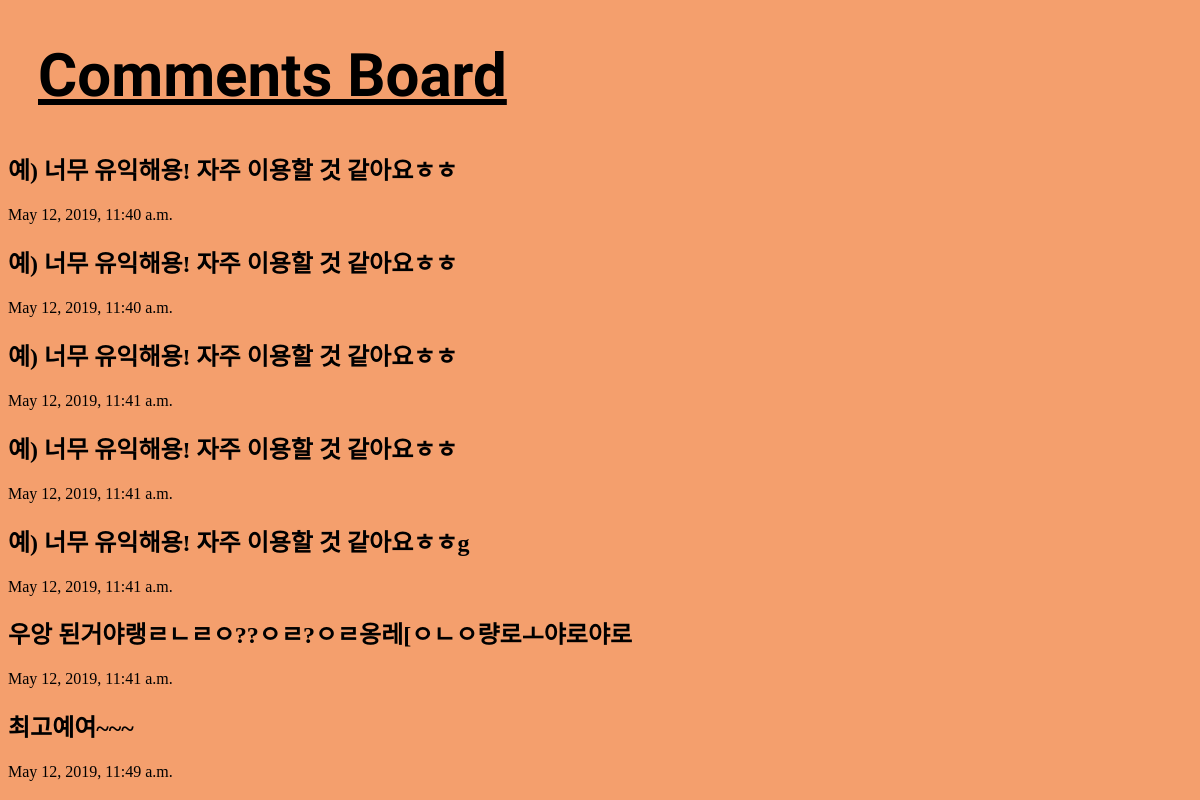
The app's page /com_list/, older data.
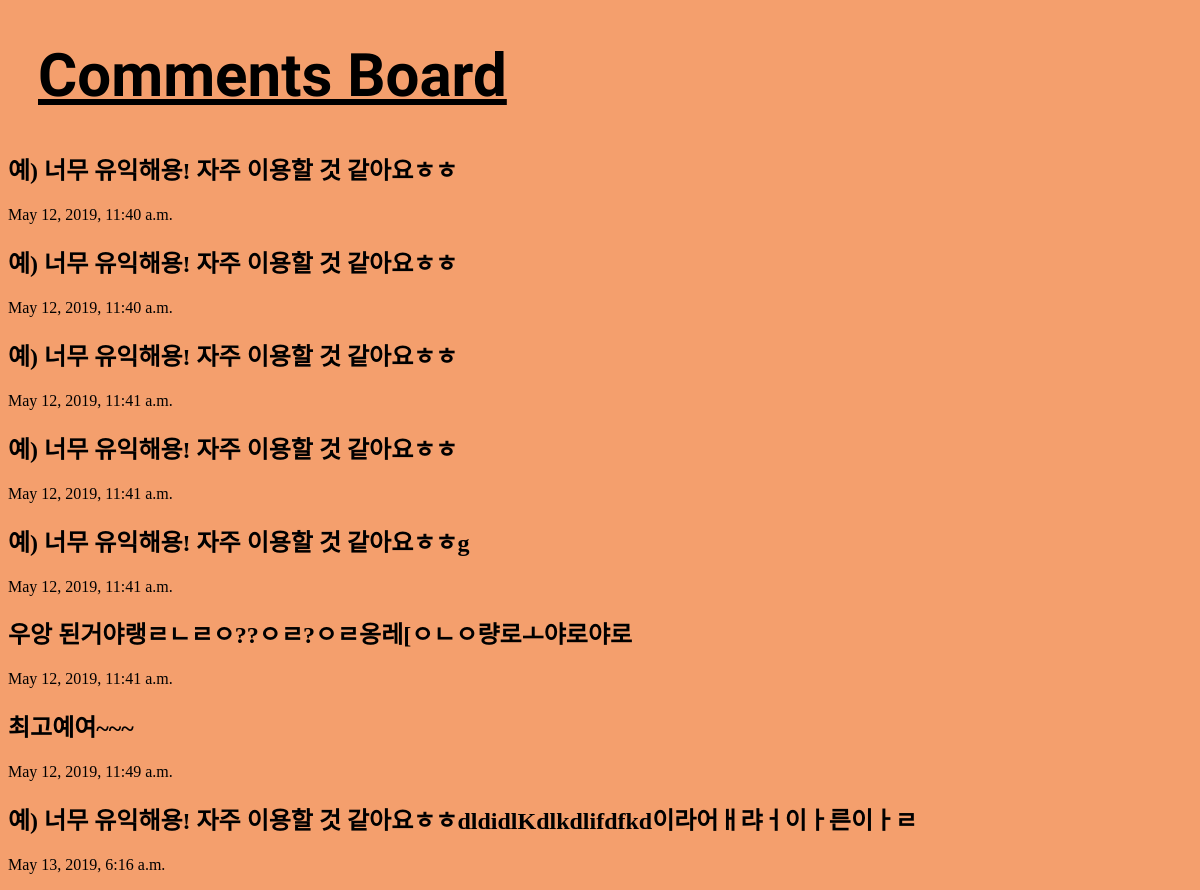
The same page, newer data.
### firstpractice/models.py (models this page shows, shortened)
class Comment(models.Model):
    content=models.CharField(max_length=200)
    pub_date=models.DateTimeField(auto_now_add=True)

### firstpractice/views.py (the view)
# urls.py: path('com_list/',views.com_list, name='com_list'),
def com_list(request):
    com_text=Comment.objects
    return render(request, 'firstpractice/com_list.html',{'com_text':com_text})

### firstpractice/templates/firstpractice/com_list.html (shortened to what this page needs)
<!DOCTYPE html>
<html lang="ko">
<head>
</head>
<body>
    <div style="font-family:Indie Flower; font-size:30px;margin-left:30px"><h1><u><b>Comments Board</b></u></h1></div>
    <div>
    {% for text in com_text.all%}
    <div class= "container">
        <h2>{{text.content}}</h2>
        <p>{{text.pub_date}}</p>
    </div>
    {% endfor %}
    </div>
</body>
</html>

Row changes from the older to the newer data that the page shows:
added Comment: content "예) 너무 유익해용! 자주 이용할 것 같아요ㅎㅎdldidlKdlkdlifdfkd이라어ㅐ랴ㅓ이ㅏ른이ㅏㄹ", pub_date "May 13, 2019, 6:16 a.m."
